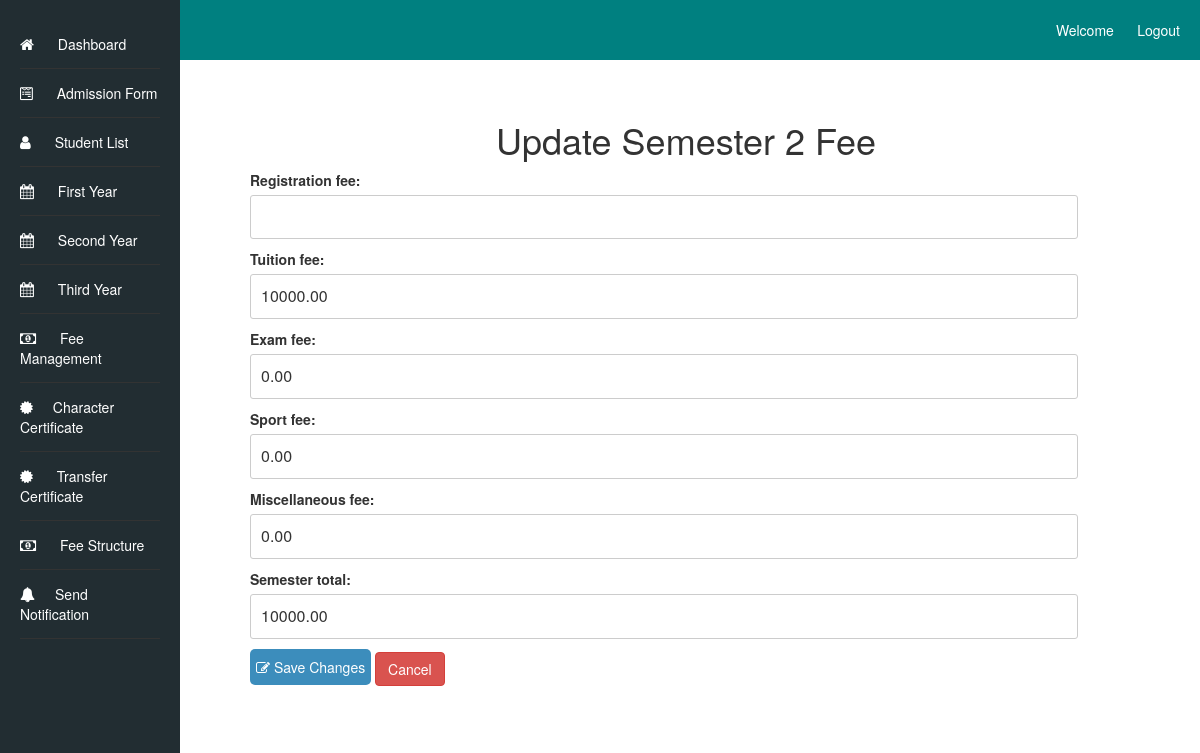
The page /update-semester-fee/2/ on the database as committed earlier.
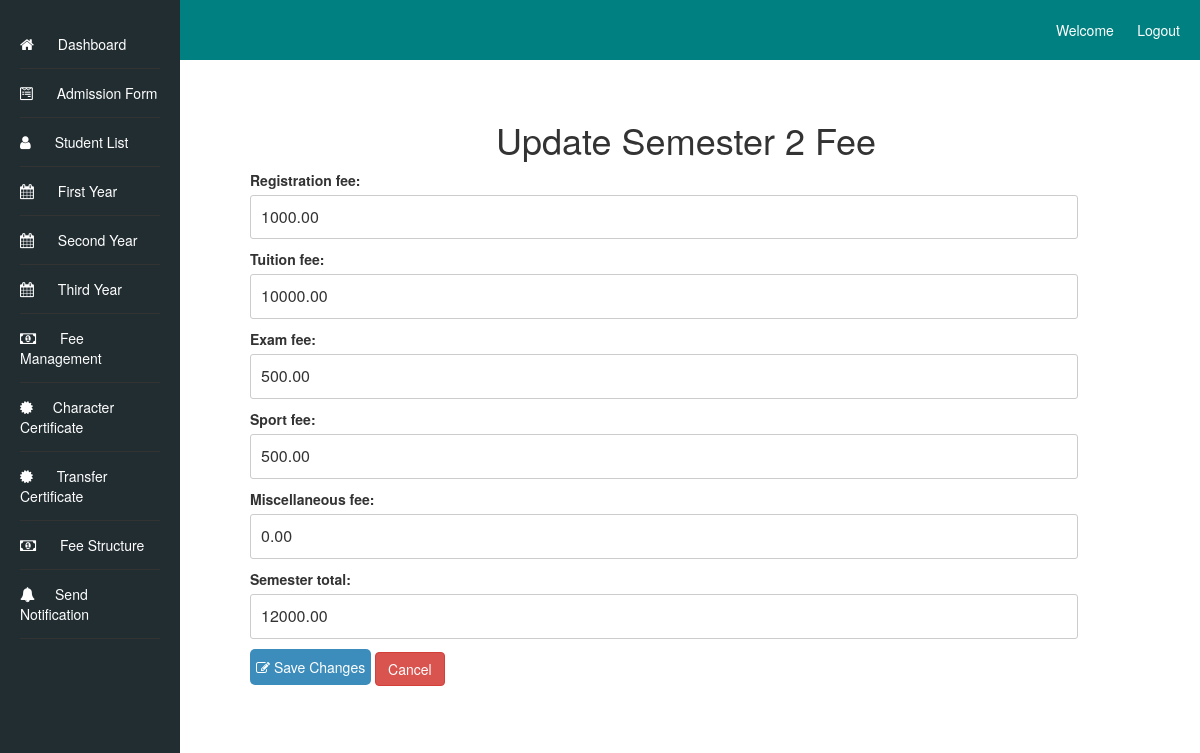
The same page on the database as committed later.
### fee_structure/models.py (models this page shows)
class Semester(models.Model):
    semester_number = models.PositiveIntegerField(unique=True)
    registration_fee = models.DecimalField(max_digits=10, decimal_places=2, blank=True, null=True)
    tuition_fee = models.DecimalField(max_digits=10, decimal_places=2)
    exam_fee = models.DecimalField(max_digits=10, decimal_places=2)
    sport_fee = models.DecimalField(max_digits=10, decimal_places=2)
    miscellaneous_fee = models.DecimalField(max_digits=10, decimal_places=2)
    semester_total =  models.DecimalField(max_digits=10, decimal_places=2)
    def __str__(self):
        return f'Semester {self.semester_number}'

### fee_structure/views.py (the view)
# urls.py: path('update-semester-fee/<int:semester_number>/', views.update_semester_fee, name='update_semester_fee'),
def update_semester_fee(request, semester_number):
    semester = get_object_or_404(Semester, semester_number=semester_number)
    if request.method == 'POST':
        form = SemesterFeeUpdateForm(request.POST, instance=semester)
        if form.is_valid():
            form.save()
            return redirect('fee_structure')
    else:
        form = SemesterFeeUpdateForm(instance=semester)
    return render(request, 'fee_structure/update_semester_fee.html', {'form': form, 'semester': semester})

### fee_structure/forms.py
class SemesterFeeUpdateForm(forms.ModelForm):
    class Meta:
        model = Semester
        fields = ['registration_fee','tuition_fee', 'exam_fee', 'sport_fee', 'miscellaneous_fee', 'semester_total']

### fee_structure/templates/fee_structure/update_semester_fee.html (shortened to what this page needs)
<!DOCTYPE html>
<html lang="en">
<head>
    <link rel="stylesheet" type="text/css" href="/static/styles.css">
    <link rel="stylesheet" href="https://cdnjs.cloudflare.com/ajax/libs/font-awesome/4.7.0/css/font-awesome.min.css">
    <link rel="stylesheet" href="/static/bootstrap.min.css">
</head>
<body>
    <header>
        Welcome {{ user.username }} &nbsp;&nbsp;&nbsp;&nbsp;&nbsp;
        <a href="{% url 'logout' %}?next=/loginapp/logout/">Logout</a>
    </header>
    <div class="container">
        <div class="sidebar">
            <ul class="dashboard_list">
                <li><a href="/dashboard"><i class="fa fa-home" aria-hidden="true"></i> Dashboard</a></li>
                <li><a href="{% url 'admission_form' %}"><i class="fa fa-wpforms" aria-hidden="true"></i> Admission Form</a></li>
                <li><a href="{% url 'student_list' %}"><i class="fa fa-user"></i> Student List</a></li>
                <li><a href="{% url 'first_year' %}"><i class="fa fa-calendar" aria-hidden="true"></i> First Year</a></li>
                <li><a href="{% url 'second_year' %}"><i class="fa fa-calendar" aria-hidden="true"></i> Second Year</a></li>
                <li><a href="{% url 'third_year' %}"><i class="fa fa-calendar" aria-hidden="true"></i> Third Year</a></li>
                <li><a href="{% url 'fee_detail' %}"><i class="fa fa-money" aria-hidden="true"></i> Fee Management</a></li>
                <li><a href="{% url 'student_list_details' %}"><i class="fa fa-certificate" aria-hidden="true"></i>Character Certificate</a></li>
                <li><a href="{% url 'student_list_details_transfer' %}"><i class="fa fa-certificate" aria-hidden="true"></i> Transfer Certificate</a></li>
                <li><a href="{% url 'fee_structure' %}"><i class="fa fa-money" aria-hidden="true"></i> Fee Structure</a></li>
                <li><a href="{% url 'send_messages' %}"><i class="fa fa-bell" aria-hidden="true"></i>Send Notification</a></li>
            </ul>
        </div>
        <div class="content">
            <h1>Update {{ semester }} Fee</h1>
            <form method="post">
                {{ form.as_p }}
                <button type="submit" class="save_btn"><i class="fa fa-edit"></i> Save Changes</button>
                <a href="{% url 'fee_structure' %}" class="btn btn-danger"> Cancel</a>
            </form>
        </div>
    </div>
</body>
</html>

Rows that differ between the two databases and show on the page:
changed Semester "Semester 2": registration_fee (not shown) → "1000.00"; exam_fee "0.00" → "500.00"; sport_fee "0.00" → "500.00"; semester_total "10000.00" → "12000.00"
